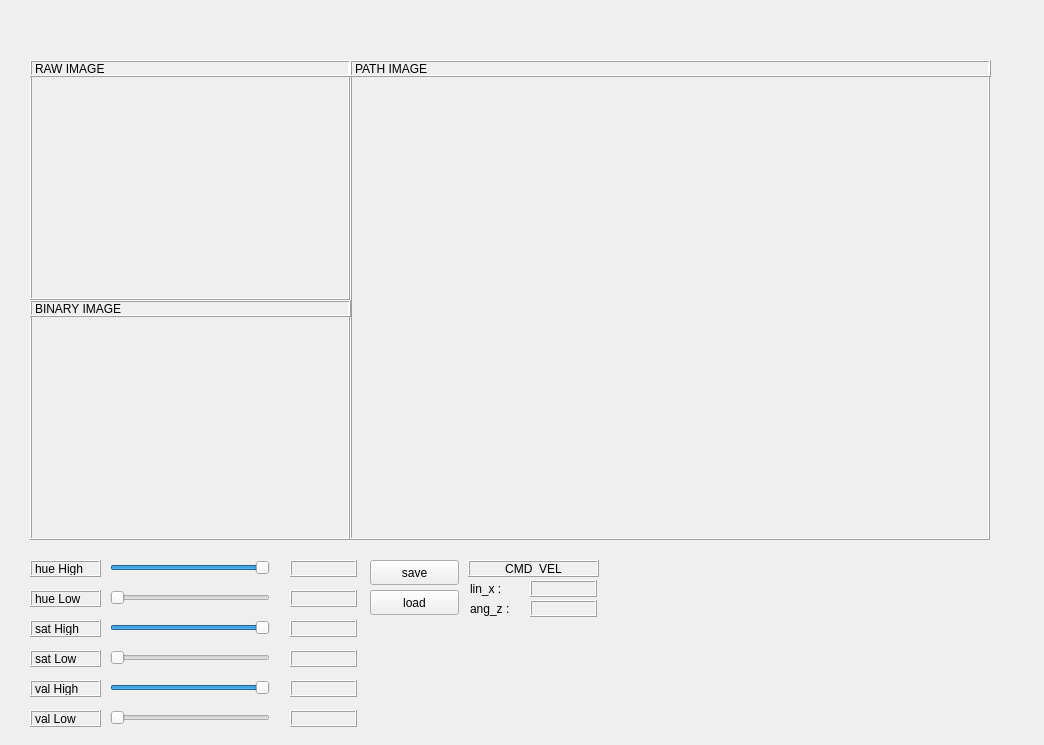
<?xml version="1.0" encoding="UTF-8"?>
<ui version="4.0">
 <class>MainWindowDesign</class>
 <widget class="QMainWindow" name="MainWindowDesign">
  <property name="geometry">
   <rect>
    <x>0</x>
    <y>0</y>
    <width>1044</width>
    <height>745</height>
   </rect>
  </property>
  <property name="windowTitle">
   <string>QRosApp</string>
  </property>
  <property name="windowIcon">
   <iconset resource="../resources/images.qrc">
    <normaloff>:/images/icon.png</normaloff>:/images/icon.png</iconset>
  </property>
  <property name="locale">
   <locale language="English" country="Australia"/>
  </property>
  <widget class="QWidget" name="centralwidget">
   <widget class="QLabel" name="img">
    <property name="enabled">
     <bool>true</bool>
    </property>
    <property name="geometry">
     <rect>
      <x>30</x>
      <y>60</y>
      <width>320</width>
      <height>240</height>
     </rect>
    </property>
    <property name="frameShape">
     <enum>QFrame::Box</enum>
    </property>
    <property name="frameShadow">
     <enum>QFrame::Raised</enum>
    </property>
    <property name="text">
     <string/>
    </property>
   </widget>
   <widget class="QLabel" name="binary">
    <property name="enabled">
     <bool>true</bool>
    </property>
    <property name="geometry">
     <rect>
      <x>30</x>
      <y>300</y>
      <width>320</width>
      <height>240</height>
     </rect>
    </property>
    <property name="frameShape">
     <enum>QFrame::Box</enum>
    </property>
    <property name="frameShadow">
     <enum>QFrame::Raised</enum>
    </property>
    <property name="text">
     <string/>
    </property>
   </widget>
   <widget class="QSlider" name="hsv_hH">
    <property name="geometry">
     <rect>
      <x>110</x>
      <y>560</y>
      <width>160</width>
      <height>16</height>
     </rect>
    </property>
    <property name="maximum">
     <number>255</number>
    </property>
    <property name="value">
     <number>255</number>
    </property>
    <property name="orientation">
     <enum>Qt::Horizontal</enum>
    </property>
   </widget>
   <widget class="QLabel" name="hH">
    <property name="geometry">
     <rect>
      <x>290</x>
      <y>560</y>
      <width>67</width>
      <height>17</height>
     </rect>
    </property>
    <property name="frameShape">
     <enum>QFrame::Box</enum>
    </property>
    <property name="frameShadow">
     <enum>QFrame::Raised</enum>
    </property>
    <property name="text">
     <string/>
    </property>
   </widget>
   <widget class="QLabel" name="hH_2">
    <property name="geometry">
     <rect>
      <x>30</x>
      <y>560</y>
      <width>71</width>
      <height>17</height>
     </rect>
    </property>
    <property name="frameShape">
     <enum>QFrame::Box</enum>
    </property>
    <property name="frameShadow">
     <enum>QFrame::Raised</enum>
    </property>
    <property name="text">
     <string>hue High</string>
    </property>
   </widget>
   <widget class="QLabel" name="hL">
    <property name="geometry">
     <rect>
      <x>290</x>
      <y>590</y>
      <width>67</width>
      <height>17</height>
     </rect>
    </property>
    <property name="frameShape">
     <enum>QFrame::Box</enum>
    </property>
    <property name="frameShadow">
     <enum>QFrame::Raised</enum>
    </property>
    <property name="text">
     <string/>
    </property>
   </widget>
   <widget class="QLabel" name="hH_4">
    <property name="geometry">
     <rect>
      <x>30</x>
      <y>590</y>
      <width>71</width>
      <height>17</height>
     </rect>
    </property>
    <property name="frameShape">
     <enum>QFrame::Box</enum>
    </property>
    <property name="frameShadow">
     <enum>QFrame::Raised</enum>
    </property>
    <property name="text">
     <string>hue Low</string>
    </property>
   </widget>
   <widget class="QSlider" name="hsv_hL">
    <property name="geometry">
     <rect>
      <x>110</x>
      <y>590</y>
      <width>160</width>
      <height>16</height>
     </rect>
    </property>
    <property name="maximum">
     <number>255</number>
    </property>
    <property name="orientation">
     <enum>Qt::Horizontal</enum>
    </property>
   </widget>
   <widget class="QLabel" name="sL">
    <property name="geometry">
     <rect>
      <x>290</x>
      <y>650</y>
      <width>67</width>
      <height>17</height>
     </rect>
    </property>
    <property name="frameShape">
     <enum>QFrame::Box</enum>
    </property>
    <property name="frameShadow">
     <enum>QFrame::Raised</enum>
    </property>
    <property name="text">
     <string/>
    </property>
   </widget>
   <widget class="QLabel" name="sH">
    <property name="geometry">
     <rect>
      <x>290</x>
      <y>620</y>
      <width>67</width>
      <height>17</height>
     </rect>
    </property>
    <property name="frameShape">
     <enum>QFrame::Box</enum>
    </property>
    <property name="frameShadow">
     <enum>QFrame::Raised</enum>
    </property>
    <property name="text">
     <string/>
    </property>
   </widget>
   <widget class="QLabel" name="hH_7">
    <property name="geometry">
     <rect>
      <x>30</x>
      <y>620</y>
      <width>71</width>
      <height>17</height>
     </rect>
    </property>
    <property name="frameShape">
     <enum>QFrame::Box</enum>
    </property>
    <property name="frameShadow">
     <enum>QFrame::Raised</enum>
    </property>
    <property name="text">
     <string>sat High</string>
    </property>
   </widget>
   <widget class="QSlider" name="hsv_sL">
    <property name="geometry">
     <rect>
      <x>110</x>
      <y>650</y>
      <width>160</width>
      <height>16</height>
     </rect>
    </property>
    <property name="maximum">
     <number>255</number>
    </property>
    <property name="orientation">
     <enum>Qt::Horizontal</enum>
    </property>
   </widget>
   <widget class="QLabel" name="hH_8">
    <property name="geometry">
     <rect>
      <x>30</x>
      <y>650</y>
      <width>71</width>
      <height>17</height>
     </rect>
    </property>
    <property name="frameShape">
     <enum>QFrame::Box</enum>
    </property>
    <property name="frameShadow">
     <enum>QFrame::Raised</enum>
    </property>
    <property name="text">
     <string>sat Low</string>
    </property>
   </widget>
   <widget class="QSlider" name="hsv_sH">
    <property name="geometry">
     <rect>
      <x>110</x>
      <y>620</y>
      <width>160</width>
      <height>16</height>
     </rect>
    </property>
    <property name="maximum">
     <number>255</number>
    </property>
    <property name="value">
     <number>255</number>
    </property>
    <property name="orientation">
     <enum>Qt::Horizontal</enum>
    </property>
   </widget>
   <widget class="QLabel" name="vL">
    <property name="geometry">
     <rect>
      <x>290</x>
      <y>710</y>
      <width>67</width>
      <height>17</height>
     </rect>
    </property>
    <property name="frameShape">
     <enum>QFrame::Box</enum>
    </property>
    <property name="frameShadow">
     <enum>QFrame::Raised</enum>
    </property>
    <property name="text">
     <string/>
    </property>
   </widget>
   <widget class="QLabel" name="vH">
    <property name="geometry">
     <rect>
      <x>290</x>
      <y>680</y>
      <width>67</width>
      <height>17</height>
     </rect>
    </property>
    <property name="frameShape">
     <enum>QFrame::Box</enum>
    </property>
    <property name="frameShadow">
     <enum>QFrame::Raised</enum>
    </property>
    <property name="text">
     <string/>
    </property>
   </widget>
   <widget class="QLabel" name="hH_11">
    <property name="geometry">
     <rect>
      <x>30</x>
      <y>680</y>
      <width>71</width>
      <height>17</height>
     </rect>
    </property>
    <property name="frameShape">
     <enum>QFrame::Box</enum>
    </property>
    <property name="frameShadow">
     <enum>QFrame::Raised</enum>
    </property>
    <property name="text">
     <string>val High</string>
    </property>
   </widget>
   <widget class="QSlider" name="hsv_vL">
    <property name="geometry">
     <rect>
      <x>110</x>
      <y>710</y>
      <width>160</width>
      <height>16</height>
     </rect>
    </property>
    <property name="maximum">
     <number>255</number>
    </property>
    <property name="orientation">
     <enum>Qt::Horizontal</enum>
    </property>
   </widget>
   <widget class="QLabel" name="hH_12">
    <property name="geometry">
     <rect>
      <x>30</x>
      <y>710</y>
      <width>71</width>
      <height>17</height>
     </rect>
    </property>
    <property name="frameShape">
     <enum>QFrame::Box</enum>
    </property>
    <property name="frameShadow">
     <enum>QFrame::Raised</enum>
    </property>
    <property name="text">
     <string>val Low</string>
    </property>
   </widget>
   <widget class="QSlider" name="hsv_vH">
    <property name="geometry">
     <rect>
      <x>110</x>
      <y>680</y>
      <width>160</width>
      <height>16</height>
     </rect>
    </property>
    <property name="maximum">
     <number>255</number>
    </property>
    <property name="value">
     <number>255</number>
    </property>
    <property name="orientation">
     <enum>Qt::Horizontal</enum>
    </property>
   </widget>
   <widget class="QLabel" name="path">
    <property name="enabled">
     <bool>true</bool>
    </property>
    <property name="geometry">
     <rect>
      <x>350</x>
      <y>60</y>
      <width>640</width>
      <height>480</height>
     </rect>
    </property>
    <property name="frameShape">
     <enum>QFrame::Box</enum>
    </property>
    <property name="frameShadow">
     <enum>QFrame::Raised</enum>
    </property>
    <property name="text">
     <string/>
    </property>
   </widget>
   <widget class="QPushButton" name="saveBtn">
    <property name="geometry">
     <rect>
      <x>370</x>
      <y>560</y>
      <width>89</width>
      <height>25</height>
     </rect>
    </property>
    <property name="text">
     <string>save</string>
    </property>
   </widget>
   <widget class="QPushButton" name="loadBtn">
    <property name="geometry">
     <rect>
      <x>370</x>
      <y>590</y>
      <width>89</width>
      <height>25</height>
     </rect>
    </property>
    <property name="text">
     <string>load</string>
    </property>
   </widget>
   <widget class="QLabel" name="label">
    <property name="geometry">
     <rect>
      <x>30</x>
      <y>60</y>
      <width>321</width>
      <height>17</height>
     </rect>
    </property>
    <property name="frameShape">
     <enum>QFrame::Box</enum>
    </property>
    <property name="frameShadow">
     <enum>QFrame::Raised</enum>
    </property>
    <property name="text">
     <string>RAW IMAGE</string>
    </property>
   </widget>
   <widget class="QLabel" name="label_2">
    <property name="geometry">
     <rect>
      <x>30</x>
      <y>300</y>
      <width>321</width>
      <height>17</height>
     </rect>
    </property>
    <property name="frameShape">
     <enum>QFrame::Box</enum>
    </property>
    <property name="frameShadow">
     <enum>QFrame::Raised</enum>
    </property>
    <property name="text">
     <string>BINARY IMAGE</string>
    </property>
   </widget>
   <widget class="QLabel" name="label_3">
    <property name="geometry">
     <rect>
      <x>350</x>
      <y>60</y>
      <width>641</width>
      <height>17</height>
     </rect>
    </property>
    <property name="frameShape">
     <enum>QFrame::Box</enum>
    </property>
    <property name="frameShadow">
     <enum>QFrame::Raised</enum>
    </property>
    <property name="text">
     <string>PATH IMAGE</string>
    </property>
   </widget>
   <widget class="QLabel" name="label_4">
    <property name="geometry">
     <rect>
      <x>468</x>
      <y>560</y>
      <width>131</width>
      <height>17</height>
     </rect>
    </property>
    <property name="frameShape">
     <enum>QFrame::Box</enum>
    </property>
    <property name="frameShadow">
     <enum>QFrame::Raised</enum>
    </property>
    <property name="text">
     <string>CMD_VEL</string>
    </property>
    <property name="alignment">
     <set>Qt::AlignCenter</set>
    </property>
   </widget>
   <widget class="QLabel" name="label_5">
    <property name="geometry">
     <rect>
      <x>470</x>
      <y>580</y>
      <width>51</width>
      <height>17</height>
     </rect>
    </property>
    <property name="text">
     <string>lin_x :</string>
    </property>
   </widget>
   <widget class="QLabel" name="label_6">
    <property name="geometry">
     <rect>
      <x>470</x>
      <y>600</y>
      <width>51</width>
      <height>17</height>
     </rect>
    </property>
    <property name="text">
     <string>ang_z :</string>
    </property>
   </widget>
   <widget class="QLabel" name="lin_x">
    <property name="geometry">
     <rect>
      <x>530</x>
      <y>580</y>
      <width>67</width>
      <height>17</height>
     </rect>
    </property>
    <property name="frameShape">
     <enum>QFrame::Box</enum>
    </property>
    <property name="frameShadow">
     <enum>QFrame::Raised</enum>
    </property>
    <property name="text">
     <string/>
    </property>
   </widget>
   <widget class="QLabel" name="ang_z">
    <property name="geometry">
     <rect>
      <x>530</x>
      <y>600</y>
      <width>67</width>
      <height>17</height>
     </rect>
    </property>
    <property name="frameShape">
     <enum>QFrame::Box</enum>
    </property>
    <property name="frameShadow">
     <enum>QFrame::Raised</enum>
    </property>
    <property name="text">
     <string/>
    </property>
   </widget>
  </widget>
  <action name="action_Quit">
   <property name="text">
    <string>&amp;Quit</string>
   </property>
   <property name="shortcut">
    <string>Ctrl+Q</string>
   </property>
   <property name="shortcutContext">
    <enum>Qt::ApplicationShortcut</enum>
   </property>
  </action>
  <action name="action_Preferences">
   <property name="text">
    <string>&amp;Preferences</string>
   </property>
  </action>
  <action name="actionAbout">
   <property name="text">
    <string>&amp;About</string>
   </property>
  </action>
  <action name="actionAbout_Qt">
   <property name="text">
    <string>About &amp;Qt</string>
   </property>
  </action>
 </widget>
 <resources>
  <include location="../resources/images.qrc"/>
 </resources>
 <connections>
  <connection>
   <sender>action_Quit</sender>
   <signal>triggered()</signal>
   <receiver>MainWindowDesign</receiver>
   <slot>close()</slot>
   <hints>
    <hint type="sourcelabel">
     <x>-1</x>
     <y>-1</y>
    </hint>
    <hint type="destinationlabel">
     <x>399</x>
     <y>299</y>
    </hint>
   </hints>
  </connection>
 </connections>
</ui>
